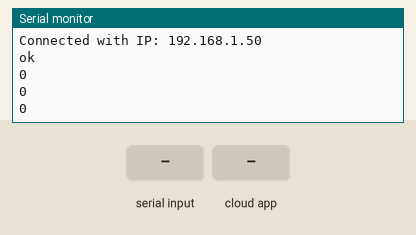
Bench run of a sketch on a simulated ESP8266 (NodeMCU). Parts: the last lines printed to the serial monitor. Inputs (shaded band) come from the test bench. WiFi joins after 1.5 s; servers stay silent unless stated; the Firebase database answers and starts empty.

Above: at 2.7 s.
2.8 s: "int" received over the second serial link
At 3.93 s:
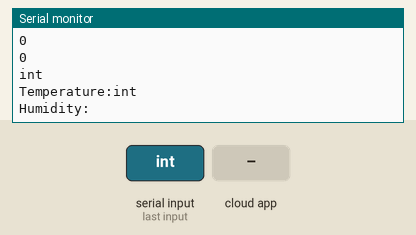
5.3 s: "90|45\n" received over the second serial link
At 6.58 s:
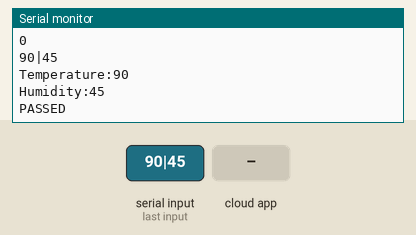
7.8 s: the phone or cloud app sets Servo to 1
At 8.7 s:
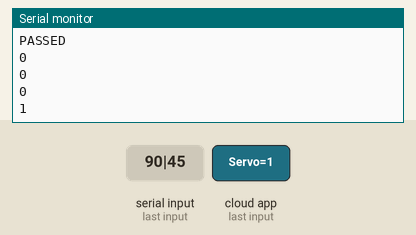

The sketch:

Esp8266.ino
```cpp
#include <Arduino.h>
#include <SoftwareSerial.h>
#include <ESP8266WiFi.h>

#include <Firebase_ESP_Client.h>

#define WIFI_SSID "Wifi."
#define WIFI_PASSWORD "123456789"

// Insert Firebase project API Key
#define API_KEY "AIzaSyDsjIVc8t7bAefJ2F4h9Bx-fBg-v2mxGmU"

// Insert RTDB URLefine the RTDB URL */
#define DATABASE_URL "https://iot-project-4aade-default-rtdb.asia-southeast1.firebasedatabase.app"

#define RX_PIN 4 // D2
#define TX_PIN 5 // D1

FirebaseData fbdo;

FirebaseAuth auth;
FirebaseConfig config;

SoftwareSerial mySerial(RX_PIN, TX_PIN);

unsigned long sendDataPrevMillis = 0;
int count = 0;
bool signupOK = false;

String temp = "";
String moisture = "";
int servoSignal;

void setup(void){
  Serial.begin(115200);
  mySerial.begin(9600);
  WiFi.begin(WIFI_SSID, WIFI_PASSWORD);
  Serial.print("Connecting to Wi-Fi");
  while (WiFi.status() != WL_CONNECTED){
    Serial.print(".");
    delay(300);
  }
  Serial.println();
  Serial.print("Connected with IP: ");
  Serial.println(WiFi.localIP());
  Serial.println();

  /* Assign the api key (required) */
  config.api_key = API_KEY;

  /* Assign the RTDB URL (required) */
  config.database_url = DATABASE_URL;

  /* Sign up */
  if (Firebase.signUp(&config, &auth, "", "")){
    Serial.println("ok");
    signupOK = true;
  }
  else{
    Serial.printf("%s\n", config.signer.signupError.message.c_str());
  }

  /* Assign the callback function for the long running token generation task */
  // config.token_status_callback = tokenStatusCallback; //see addons/TokenHelper.h

  Firebase.begin(&config, &auth);
  Firebase.reconnectWiFi(true);
}

String getValue(String data, char separator, int index){
  int found = 0;
  int strIndex[] = { 0, -1 };
  int maxIndex = data.length() - 1;

  for (int i = 0; i <= maxIndex && found <= index; i++) {
      if (data.charAt(i) == separator || i == maxIndex) {
          found++;
          strIndex[0] = strIndex[1] + 1;
          strIndex[1] = (i == maxIndex) ? i+1 : i;
      }
  }
  return found > index ? data.substring(strIndex[0], strIndex[1]) : "";
}

void loop(){
  if (Firebase.ready() && signupOK && (millis() - sendDataPrevMillis > 500 || sendDataPrevMillis == 0)){
    sendDataPrevMillis = millis();
    if (Firebase.RTDB.getInt(&fbdo, "/Servo")) {
      if (fbdo.dataType() == "int") {
        servoSignal = fbdo.intData();
        mySerial.write(servoSignal);
        Serial.println(servoSignal);
      }
    }
    else {
      Serial.println(fbdo.errorReason());
    }

  }

  if (mySerial.available()) { // Nếu có dữ liệu từ cổng nối tiếp mềm

    String data = mySerial.readString(); // Đọc chuỗi dữ liệu
    Serial.println(data); // In ra chuỗi dữ liệu
    temp = getValue(data, '|', 0); // Tách phần tử thứ 0 theo ký tự phân cách ';'
    moisture = getValue(data, '|', 1); // Tách phần tử thứ 1 theo ký tự phân cách ';'
    Serial.println("Temperature:"+temp); // In r phần tử thứ 0
    Serial.println("Humidity:"+moisture); // In ra phần tử thứ 1
    int a;
    float b;
    sscanf(moisture.c_str(), "%d", &a);
    sscanf(temp.c_str(), "%f", &b);

    if (Firebase.ready() && signupOK){
        if (Firebase.RTDB.setInt(&fbdo, "Moisture/", a)){
          Serial.println("PASSED");
        }
        else {
          Serial.println("FAILED");
          Serial.println("REASON: " + fbdo.errorReason());
        }

        if (Firebase.RTDB.setFloat(&fbdo, "Temp/", b)){
          Serial.println("PASSED");
        }
        else {
          Serial.println("FAILED");
          Serial.println("REASON: " + fbdo.errorReason());
        }
    }
  }
}
```

Measured:
- after the input at 2.8 s, the serial monitor: prints a new line after 1.0 s (image 1)
- after the input at 5.3 s, the serial monitor: prints a new line after 1.0 s (image 2)
- after the input at 7.8 s, the serial monitor: prints a new line after 0.46 s (image 3)
